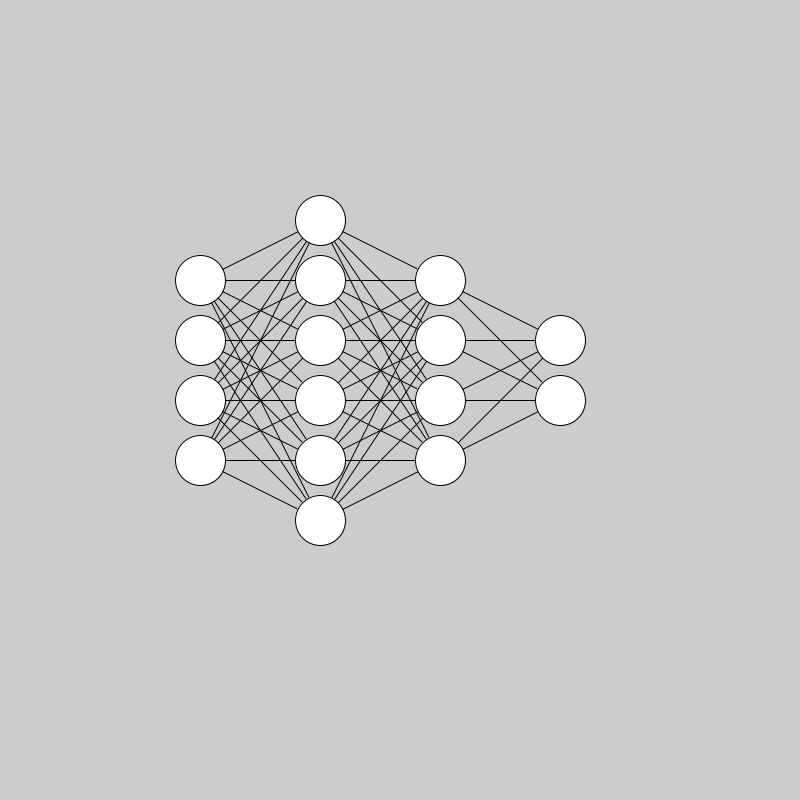
Frame 1 (no input)
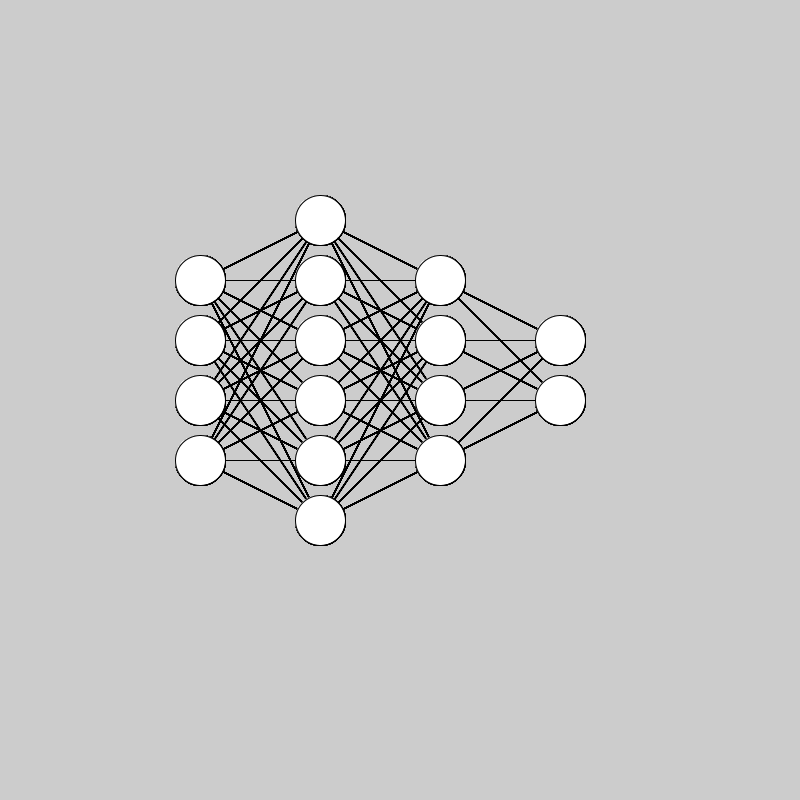
Frame 60 (the mouse pressed at the canvas centre just before this capture)
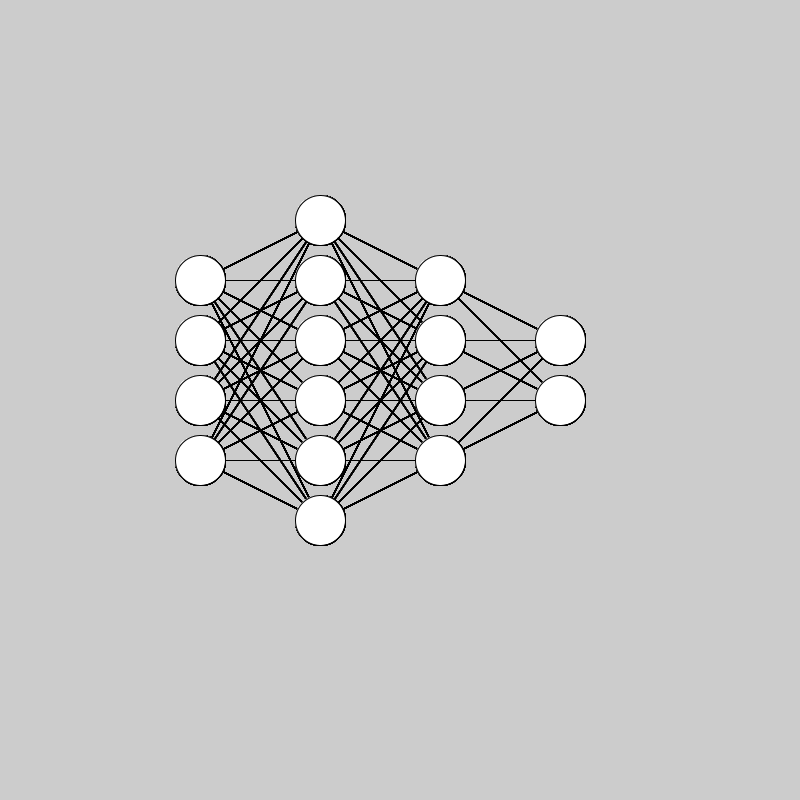
Frame 120 (the mouse held since frame 60 and released just before this capture)

The Processing sketch that drew these frames (run headless with seeded random() and noise(); from frame 60 on, the mouse is pressed at the canvas centre):

// Processing sketch: bigBrainTime
// ── bigBrainTime.pde
Net net;

void setup()
{
  size(800, 800);
  net = new Net(4, 2, 0)
    .addLayer(6, 0)
    .addLayer(4, 0)
    .build();
}

void draw()
{
  translate(width/2 - 200, height/2);
  net.draw();
}

// ── Net.pde
class Net
{
  int[] in;
  Neuron[][] net;
  Neuron[] out;
  
  int totalNeurons = 0;
  
  ArrayList<Neuron[]> temp;
  int tempFunction;
  
  Net(int input, int output, int outFunction)
  {
    totalNeurons += input + output;
    in = new int[input];
    out = new Neuron[output];
    temp = new ArrayList<Neuron[]>();
    tempFunction = outFunction;
  }
  
  Net addLayer(int amount, int function)
  {
    totalNeurons += amount;
    Neuron[] newLayer = new Neuron[amount];
    for(int i = 0; i < newLayer.length; i++)
    {
      newLayer[i] = new Neuron(function);
    }
    temp.add(newLayer);
    return this;
  }
  
  Net build()
  {
    net = new Neuron[temp.size()][];
    for(int i = 0; i < temp.size(); i++)
    {
      Neuron[] current = temp.get(i);
      for(int j = 0; j < current.length; j++)
      {
        if(i == 0)
        {
          current[i] = new Neuron(in.length, current[i].getFunction());
        }
        else
        {
          current[i] = new Neuron(net[i - 1].length, current[i].getFunction());
        }
      }
      net[i] = current;
    }
    for(int i = 0; i < out.length; i++)
    {
      if(net.length == 0)
      {
        out[i] = new Neuron(in.length, tempFunction);
      }
      else
      {
        out[i] = new Neuron(net[net.length - 1].length, tempFunction);
      }
    }
    temp = null;
    tempFunction = 0;
    return this;
  }
  
  void update()
  {
    
  }
  
  void draw()
  {
    float localX = 0;
    float localY = 0;
    float[][] positions = new float[totalNeurons][2];
    localY += -in.length * 30;
    for(int i = 0; i < in.length; i++)
    {
      positions[i][0] = localX;
      positions[i][1] = localY + i * 60;
    }
    localY = 0;
    int offset = 0;
    for(int i = 0; i < net.length; i++)
    {
      localX += 120;
      localY += -net[i].length * 30;
      for(int j = 0; j < net[i].length; j++)
      {
        positions[in.length + offset][0] = localX;
        positions[in.length + offset][1] = localY + j * 60;
        offset++;
      }
      localY = 0;
    }
    localX += 120;
    localY += -out.length * 30;
    for(int i = 0; i < out.length; i++)
    {
      positions[totalNeurons - out.length + i][0] = localX;
      positions[totalNeurons - out.length + i][1] = localY + i * 60;
    }
    
    push();
      for(int i = 0; i < positions.length - out.length; i++)
      {
        for(int j = i; j < positions.length; j++) //very inefeicant
        {
          if(positions[j][0] - positions[i][0] == 120)
          {
            line(positions[i][0], positions[i][1], positions[j][0], positions[j][1]);
          }
        }
      }
      for(int i = 0; i < positions.length; i++)
      {
        //if(positions[i][0] == 0)
        //{
        //  fill(in[i] * 255);
        //}
        circle(positions[i][0], positions[i][1], 50);
      }
    pop();
  }
}

// ── Neuron.pde
class Neuron
{
  float[] in;
  float out;
  
  int function;
  float[] weights;
  float bias;
  
  Neuron(int conections, int function)
  {
    in = new float[conections];
    out = 0;
    this.function = function;
    weights = new float[conections];
    bias = 0;
  }
  
  Neuron(int function)
  {
    in = null;
    out = 0;
    this.function = function;
    weights = null;
    bias = 0;
  }
  
  void update()
  {
    float weightedIn = 0;
    for(int i = 0; i < in.length; i++)
    {
      weightedIn += in[i] * weights[i];
    }
    weightedIn = weightedIn/in.length;
    out = function(weightedIn + bias);
  }
  
  float function(float value)
  {
    switch(function)
    {
      case 0: default:
        return value;
      case 1:
        return reLu(value);
      case 2:
        return sigmoid(value);
      case 3:
        return tanh(value);
    }
  }
  
  void setWeights(float[] value)
  {
    if(weights.length == value.length)
    {
      weights = value;
    }
  }
  
  void setWeight(int i, float value)
  {
    weights[i] = value;
  }
  
  void fullIn(float[] value)
  {
    if(weights.length == value.length)
    {
      in = value;
    }
  }
  
  void in(int i, float value)
  {
    in[i] = value;
  }
  
  float out()
  {
    return out;
  }
  
  int getFunction()
  {
    return function;
  }
  
  float tanh(float value)
  {
    float bottom = exp(value) - exp(-value);
    float top = exp(value) + exp(-value);
    return top/bottom;
  }
  
  float sigmoid(float value)
  {
    float bottom = exp(-value) + 1;
    return 1/bottom;
  }
  
  float reLu(float value)
  {
    return max(0, value);
  }
}
